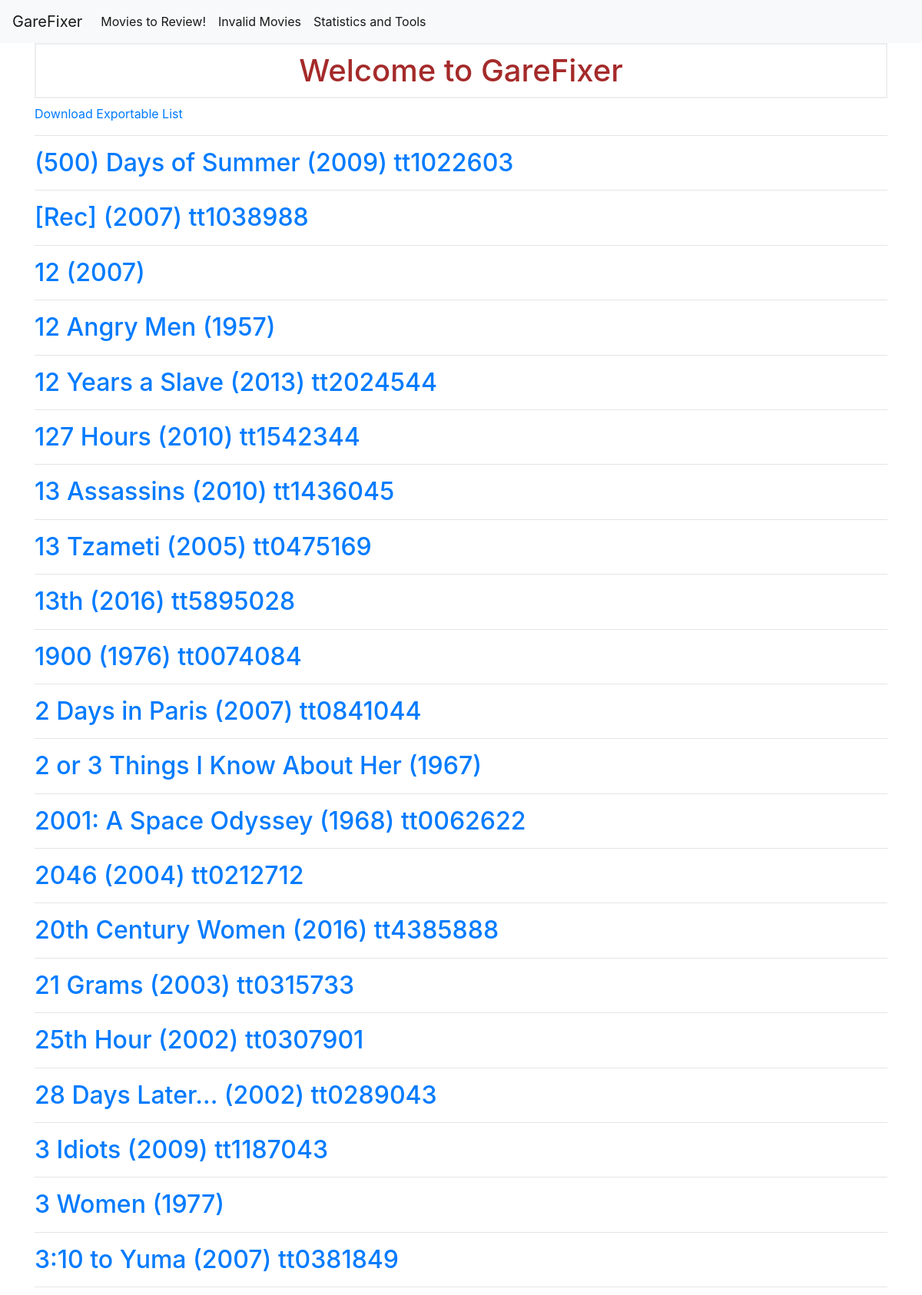
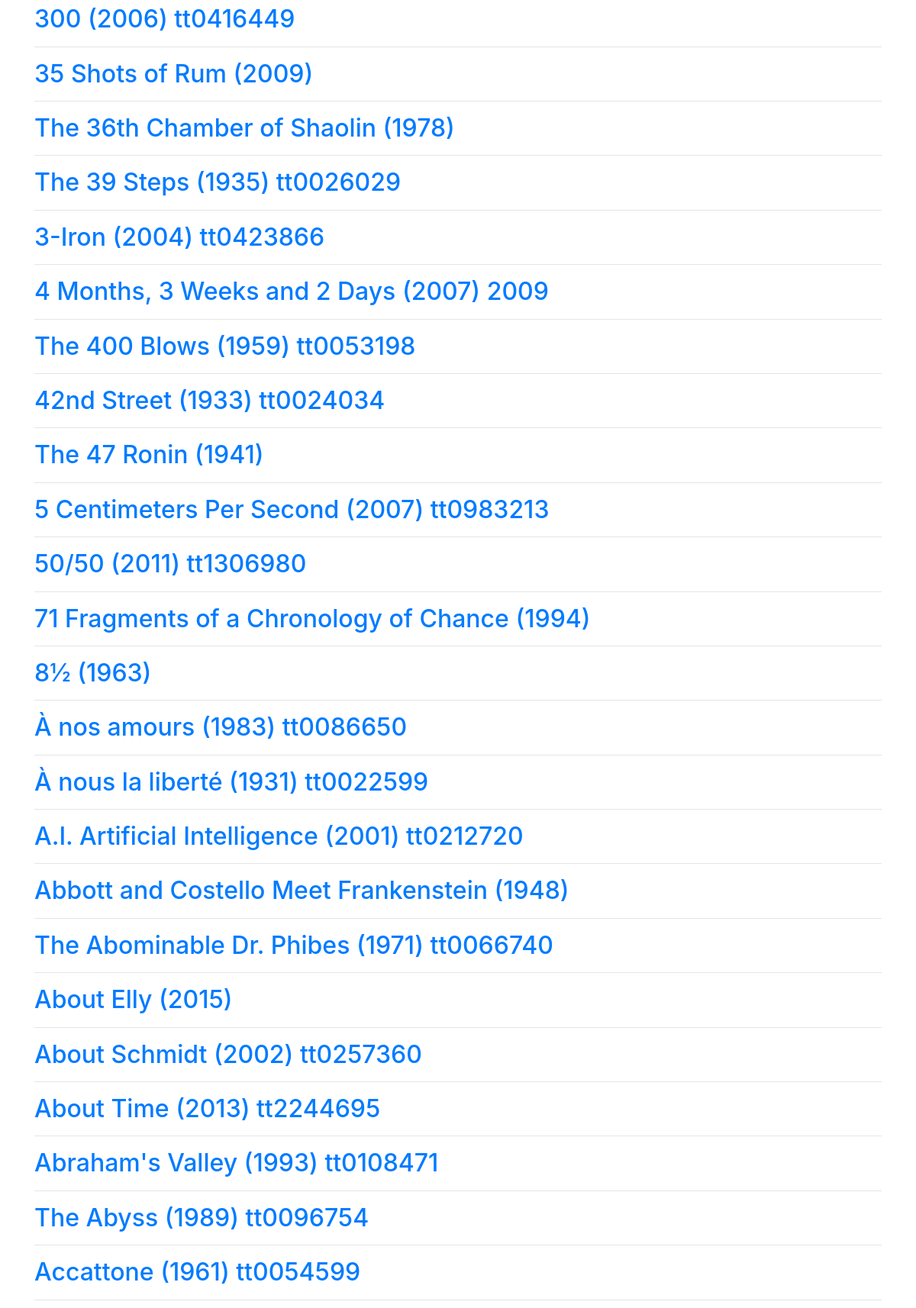
The page / (upper part) on the database its author committed (2 pictures, top to bottom).
### tables this page shows
CREATE TABLE Movies (
            id INTEGER PRIMARY KEY,
            title TEXT NOT NULL,
            year INTEGER,
            imdb_id TEXT,
            tmdb_id TEXT,
            UNIQUE(title, year)
        );

### movieapp.py (the view)
@app.route('/')
def index():
    return render_template('index.html', movies=get_all_movies())

### BackendCaller.py (called while the page is built)
def safe(func):
    def db_call(*args, **kwargs):
        db = mdb.MoviesDB()
        thing = func(db, *args, **kwargs)
        db.close()
        if thing is None:
            raise Exception("DB function returned None")
        return thing
    return db_call

def make_query(sql_string):
    def query_wrapper(db, *args):
        return db.query(sql_string, *args)
    return query_wrapper

### MoviesDB.py (called while the page is built)
    def __del__(self):
        if self.conn is not None:
            self.conn.close()

    def close(self):
        if self.conn is not None:
            self.conn.close()
            self.conn = None

    def query(self, sql_string, *args):
        if self.conn is None:
            return
        self.conn.row_factory = sqlite3.Row
        cur = self.conn.cursor()
        cur.execute(sql_string, args)
        return cur.fetchall()

### templates/index.html
{% extends 'base.html' %}
{% block content %}
    <h1>{% block title %} Welcome to GareFixer {% endblock %}</h1>
    <a href="{{ url_for('download_file') }}">Download Exportable List</a>
    <hr>
    {% for movie in movies %}
        <a href="{{ url_for('movie', movie_id=movie['id']) }}">
            <h2>{{ movie.title }} ({{ movie.year }}) {{ movie.imdb_id }} {{ movie.tmdb_id }}</h2>
        </a>
        <hr>
        {% endfor %}
{% endblock %}

### static/css/style.css (style rules this page uses)
h1 { border: 2px #eee solid; color: brown; text-align: center; padding: 10px; }

### rows shown on the page
Movies: title "(500) Days of Summer", year "2009", imdb_id "tt1022603"
Movies: title "[Rec]", year "2007", imdb_id "tt1038988"
Movies: title "12", year "2007"
Movies: title "12 Angry Men", year "1957"
Movies: title "12 Years a Slave", year "2013", imdb_id "tt2024544"
Movies: title "127 Hours", year "2010", imdb_id "tt1542344"
Movies: title "13 Assassins", year "2010", imdb_id "tt1436045"
Movies: title "13 Tzameti", year "2005", imdb_id "tt0475169"
Movies: title "13th", year "2016", imdb_id "tt5895028"
Movies: title "1900", year "1976", imdb_id "tt0074084"
Movies: title "2 Days in Paris", year "2007", imdb_id "tt0841044"
Movies: title "2 or 3 Things I Know About Her", year "1967"
Movies: title "2001: A Space Odyssey", year "1968", imdb_id "tt0062622"
Movies: title "2046", year "2004", imdb_id "tt0212712"
Movies: title "20th Century Women", year "2016", imdb_id "tt4385888"
Movies: title "21 Grams", year "2003", imdb_id "tt0315733"
Movies: title "25th Hour", year "2002", imdb_id "tt0307901"
Movies: title "28 Days Later...", year "2002", imdb_id "tt0289043"
Movies: title "3 Idiots", year "2009", imdb_id "tt1187043"
Movies: title "3 Women", year "1977"
Movies: title "3:10 to Yuma", year "2007", imdb_id "tt0381849"
Movies: title "300", year "2006", imdb_id "tt0416449"
Movies: title "35 Shots of Rum", year "2009"
Movies: title "The 36th Chamber of Shaolin", year "1978"
Movies: title "The 39 Steps", year "1935", imdb_id "tt0026029"
Movies: title "3-Iron", year "2004", imdb_id "tt0423866"
Movies: title "4 Months, 3 Weeks and 2 Days", year "2007", tmdb_id "2009"
Movies: title "The 400 Blows", year "1959", imdb_id "tt0053198"
Movies: title "42nd Street", year "1933", imdb_id "tt0024034"
Movies: title "The 47 Ronin", year "1941"
Movies: title "5 Centimeters Per Second", year "2007", imdb_id "tt0983213"
Movies: title "50/50", year "2011", imdb_id "tt1306980"
Movies: title "71 Fragments of a Chronology of Chance", year "1994"
Movies: title "8½", year "1963"
Movies: title "À nos amours", year "1983", imdb_id "tt0086650"
Movies: title "À nous la liberté", year "1931", imdb_id "tt0022599"
Movies: title "A.I. Artificial Intelligence", year "2001", imdb_id "tt0212720"
Movies: title "Abbott and Costello Meet Frankenstein", year "1948"
Movies: title "The Abominable Dr. Phibes", year "1971", imdb_id "tt0066740"
Movies: title "About Elly", year "2015"
Movies: title "About Schmidt", year "2002", imdb_id "tt0257360"
Movies: title "About Time", year "2013", imdb_id "tt2244695"
Movies: title "Abraham's Valley", year "1993", imdb_id "tt0108471"
Movies: title "The Abyss", year "1989", imdb_id "tt0096754"
Movies: title "Accattone", year "1961", imdb_id "tt0054599"
